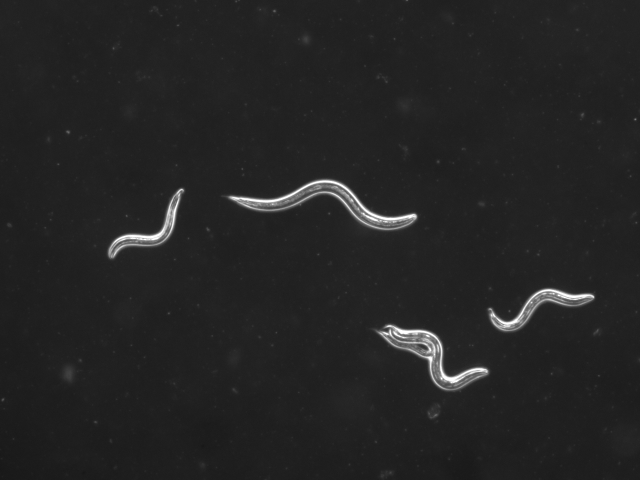
%> input picture worm1.bmp, 1280 x 960 px (shown at 1/2 size)
$ octave --eval "result = BgThresh(imread('worm1.bmp'));"   (GNU Octave 9; MATLAB toolbox functions it lacks are replaced by stand-ins)
%> lines starting %> are read from the running program, lines starting %| are printed output that depends on the picture; in (x1, y1, x2, y2) boxes, pixels count from 0 and x2, y2 are one past the last pixel; in counts of white or black regions, pixels touching at a corner belong together; the program's own positions count from 1
### RemoveBigArea.m
function bw2 = RemoveBigArea(varargin)
%shelf designed function copy from bwareaopen, the change is in line 69
%from >= to <=
%BWAREAOPEN Remove small objects from binary image.
%   BW2 = BWAREAOPEN(BW,P) removes from a binary image all connected
%   components (objects) that have fewer than P pixels, producing another
%   binary image BW2.  This operation is known as an area opening.  The
%   default connectivity is 8 for two dimensions, 26 for three dimensions,
%   and CONNDEF(NDIMS(BW),'maximal') for higher dimensions.
%
%   BW2 = BWAREAOPEN(BW,P,CONN) specifies the desired connectivity.  CONN
%   may have the following scalar values:
%
%       4     two-dimensional four-connected neighborhood
%       8     two-dimensional eight-connected neighborhood
%       6     three-dimensional six-connected neighborhood
%       18    three-dimensional 18-connected neighborhood
%       26    three-dimensional 26-connected neighborhood
%
%   Connectivity may be defined in a more general way for any dimension by
%   using for CONN a 3-by-3-by- ... -by-3 matrix of 0s and 1s.  The
%   1-valued elements define neighborhood locations relative to the center
%   element of CONN.  CONN must be symmetric about its center element.
%
%   Class Support
%   -------------
%   BW can be a logical or numeric array of any dimension, and it must be
%   nonsparse.
%
%   BW2 is logical.
%
%   Example
%   -------
%   Remove all objects in the image text.png containing fewer than 50
%   pixels.
%
%       BW = imread('text.png');
%       BW2 = bwareaopen(BW,50);
%       imshow(BW);
%       figure, imshow(BW2)
%
%   See also BWCONNCOMP, CONNDEF, REGIONPROPS.

%   Copyright 1993-2011 The MathWorks, Inc.

% Input/output specs
% ------------------
% BW:    N-D real full matrix
%        any numeric class
%        sparse not allowed
%        anything that's not logical is converted first using
%          bw = BW ~= 0
%        Empty ok
%        Inf's ok, treated as 1
%        NaN's ok, treated as 1
%
% P:     double scalar
%        nonnegative integer
%
% CONN:  connectivity
%
% BW2:   logical, same size as BW
%        contains only 0s and 1s.

[bw,p,conn] = parse_inputs(varargin{:});

CC = bwconncomp(bw,conn);
area = cellfun(@numel, CC.PixelIdxList);

idxToKeep = CC.PixelIdxList(area <= p);
idxToKeep = vertcat(idxToKeep{:});

bw2 = false(size(bw));
bw2(idxToKeep) = true;


%%%
%%% parse_inputs
%%%
function [bw,p,conn] = parse_inputs(varargin)

narginchk(2,3)

bw = varargin{1};
validateattributes(bw,{'numeric' 'logical'},{'nonsparse'},mfilename,'BW',1);
if ~islogical(bw)
    bw = bw ~= 0;
end

p = varargin{2};
validateattributes(p,{'double'},{'scalar' 'integer' 'nonnegative'},...
    mfilename,'P',2);

if (nargin >= 3)
    conn = varargin{3};
else
    conn = conndef(ndims(bw),'maximal');
end
iptcheckconn(conn,mfilename,'CONN',3)

### LocateWormCentre.m
function location = LocateWormCentre(idx)%centroid for linear
s = [3268 3271];
%s = [976 1296]
%img is a n*m mtricx
n=s(1);
% [9 lines of commented-out code are left out]
[x,y] = ind2sub(s,idx);%此处x,y 与传统不同，x为矩阵中行向量，既max(x)=n
%x
leng = length(idx);
location = round(sum(x))/leng+n*round(sum(y)/leng-1);%pay attention to round(), it's critical
%xsub = round(sum(x)/leng)
%ysub = round(sum(y)/leng)
%location = sub2ind(s,xsub,ysub)

### BgThresh.m
function [imgx,imgy] = BgThresh(img)
% [6 lines of commented-out code are left out]
imgbwthresh = imbinarize(img,0.2);
% [9 lines of commented-out code are left out]

imgremovesmall = bwareaopen(imgbwthresh,100);%remove regions with less than 100 pixels
imgremoved = RemoveBigArea(imgremovesmall,600);%remove regions with more than 600 pixels
CC = bwconncomp(imgremoved,8);%default is 8,16, 28  are also OK
% [5 lines of commented-out code are left out]
numel(CC.PixelIdxList);
%CC.PixelIdxList{idx};%cell的用法is {}
centroids = cellfun(@LocateWormCentre,CC.PixelIdxList);
s = size(imgremoved);
[x,y] = ind2sub(s,centroids);
imgx = y;
imgy = x;
% [5 lines of commented-out code are left out]
figure(3)
imshow(imgremoved)
hold on
plot(imgx,imgy,'r*','MarkerSize',1)
% [4 lines of commented-out code are left out]
hold off
%> in BgThresh, `imgbwthresh = imbinarize(img,0.2);`:
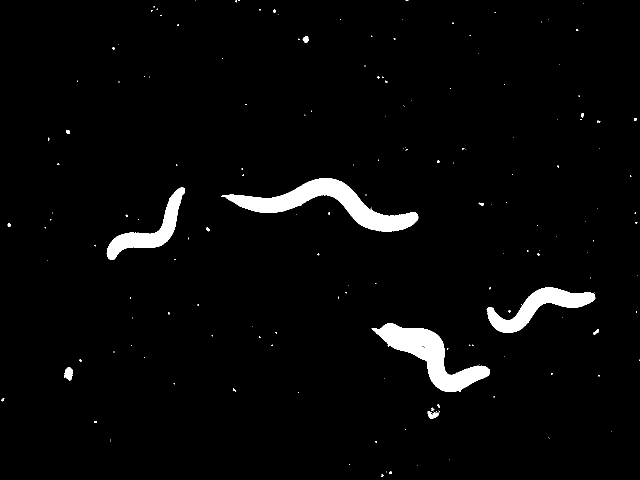
%> imgbwthresh: size 960x1280 logical (shown at 1/2 size); 3.1% white; 169 white regions (149 under 20 px), largest, box (x1, y1, x2, y2) and area: (442, 356, 837, 463) 12851, (743, 646, 980, 784) 10886, (973, 575, 1191, 666) 6846
%> in BgThresh, `imgremovesmall = bwareaopen(imgbwthresh,100);`:
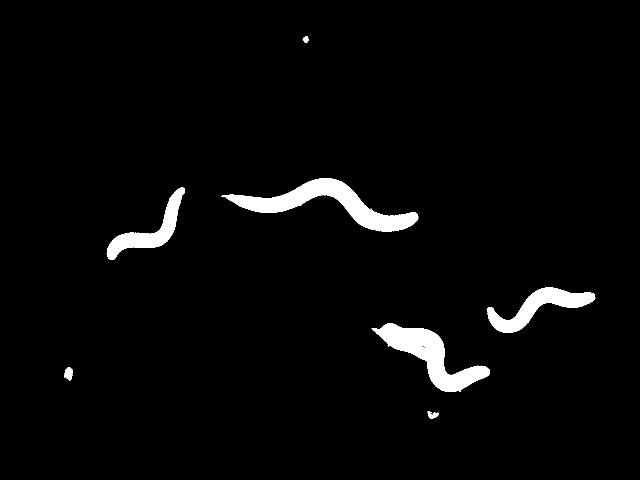
%> imgremovesmall: size 960x1280 logical (shown at 1/2 size); 3% white; 7 white regions, largest, box (x1, y1, x2, y2) and area: (442, 356, 837, 463) 12851, (743, 646, 980, 784) 10886, (973, 575, 1191, 666) 6846
%> in parse_inputs, `p = varargin{2};`: p = 600
%> in RemoveBigArea, `[bw,p,conn] = parse_inputs(varargin{:});`: conn = [1 1 1; 1 1 1; 1 1 1]
%> in RemoveBigArea, `CC = bwconncomp(bw,conn);`: CC = 7 connected components
%> in RemoveBigArea, `area = cellfun(@numel, CC.PixelIdxList);`: area = [322 5896 12851 106 10886 206 6846]
%> in RemoveBigArea, `idxToKeep = CC.PixelIdxList(area <= p);`: idxToKeep = 3 items
%> in RemoveBigArea, `idxToKeep = vertcat(idxToKeep{:});`: idxToKeep = 634 values, max 842748 at index 634, min 123635 at index 1, mean 435420.5
%> in RemoveBigArea, `bw2(idxToKeep) = true;`:
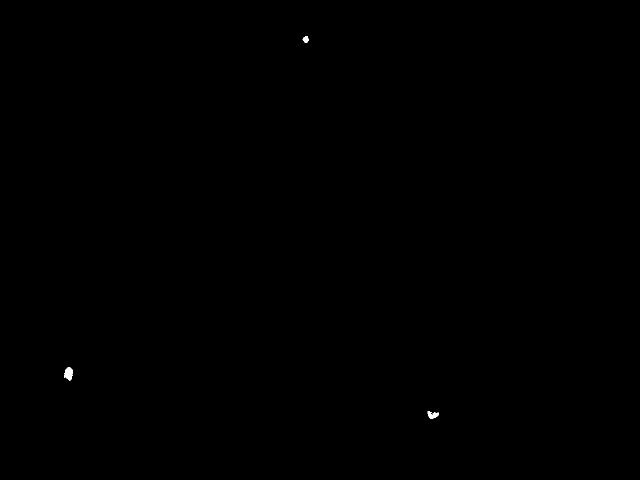
%> bw2: size 960x1280 logical (shown at 1/2 size); 0.05% white; 3 white regions, box (x1, y1, x2, y2) and area: (128, 734, 146, 762) 322, (855, 822, 878, 838) 206, (605, 73, 617, 86) 106
%> in BgThresh, `CC = bwconncomp(imgremoved,8);`: CC = 3 connected components
%> in LocateWormCentre, `[x,y] = ind2sub(s,idx);`: x = 322 values, max 3091 at index 247, min 7 at index 276, mean 1539.7; y = 322 values, max 43 at index 260, min 38 at index 1, mean 41.01
%> in LocateWormCentre, `location = round(sum(x))/leng+n*round(sum(y)/leng-1);%pay attention to..`: location = 132259.7
%> in BgThresh, `centroids = cellfun(@LocateWormCentre,CC.PixelIdxList);`: centroids = [132259.7 586673.7 831701.9]
%> (the run ends here)
